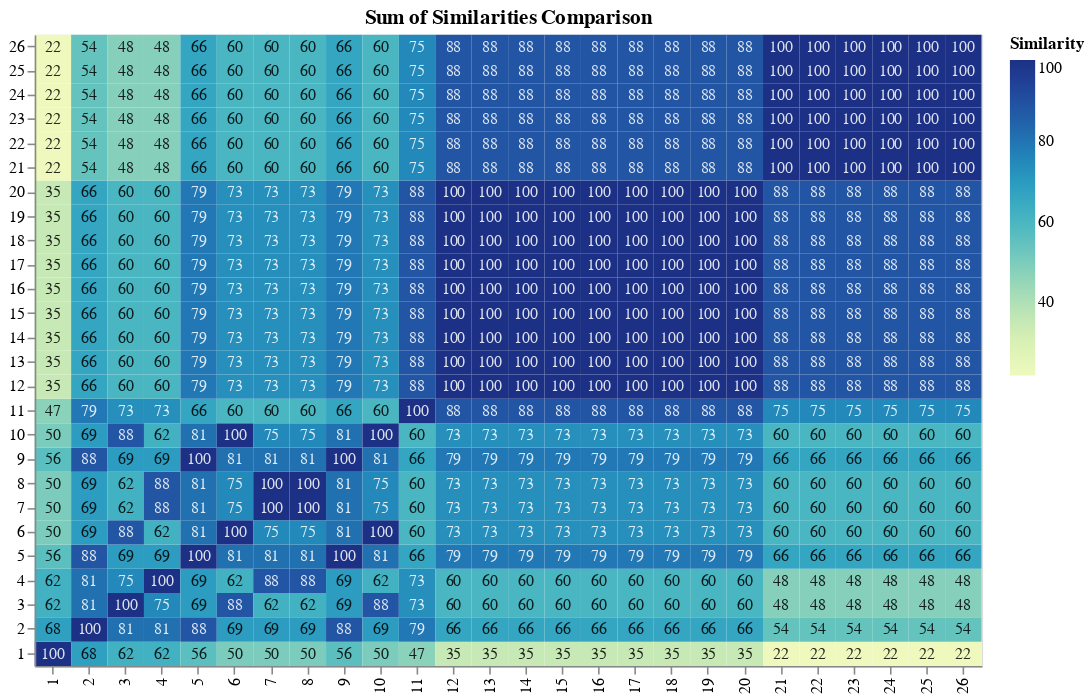

The cell this chart's notebook holds for it:
### Code cell
dfplot = pd.DataFrame({'x': dfsimilarity["id_a"].ravel(),
                   'y': dfsimilarity["id_b"].ravel(),
                   'Similarity': dfsimilarity["similarity"].ravel()})
#alt.data_transformers.disable_max_rows()
chart = alt.Chart(dfplot).mark_rect().encode(
    x=alt.X('x:O', axis=alt.Axis(title="")),
    y=alt.Y('y:O', axis=alt.Axis(title=""), sort="descending"),
    color='Similarity:Q'
).properties(
    title=["Sum of Similarities Comparison"]
)

text = chart.mark_text(baseline='middle').encode(
    text='Similarity:Q',
    color=alt.condition(
        alt.datum.Similarity < 70,
        alt.value('black'),
        alt.value('white')
    ),
    size=alt.value(10),
    opacity=alt.value(0.85)
)

# Draw the chart
plot = chart.properties(width=CHART_WIDTH, height=CHART_HEIGHT) + text
plot

### Figure 1 — Vega-Lite specification as saved in the notebook (floating-point values rounded to 4 significant figures; data arrays with more than 128 entries replaced by an {"elided": "..."} marker saying what was removed)
{"config": {"view": {"continuousWidth": 400, "continuousHeight": 300}}, "layer": [{"mark": "rect", "encoding": {"color": {"type": "quantitative", "field": "Similarity"}, "x": {"type": "ordinal", "axis": {"title": ""}, "field": "x"}, "y": {"type": "ordinal", "axis": {"title": ""}, "field": "y", "sort": "descending"}}, "height": 400, "title": ["Sum of Similarities Comparison"], "width": 600}, {"mark": {"type": "text", "baseline": "middle"}, "encoding": {"color": {"condition": {"value": "black", "test": "(datum.Similarity < 70)"}, "value": "white"}, "opacity": {"value": 0.85}, "size": {"value": 10}, "text": {"type": "quantitative", "field": "Similarity"}, "x": {"type": "ordinal", "axis": {"title": ""}, "field": "x"}, "y": {"type": "ordinal", "axis": {"title": ""}, "field": "y", "sort": "descending"}}, "title": ["Sum of Similarities Comparison"]}], "data": {"name": "data-eb32815ca4670fbe7447d1e839ed9b51"}, "$schema": "https://vega.github.io/schema/vega-lite/v4.8.1.json", "datasets": {"data-eb32815ca4670fbe7447d1e839ed9b51": {"elided": "676 records"}}}
